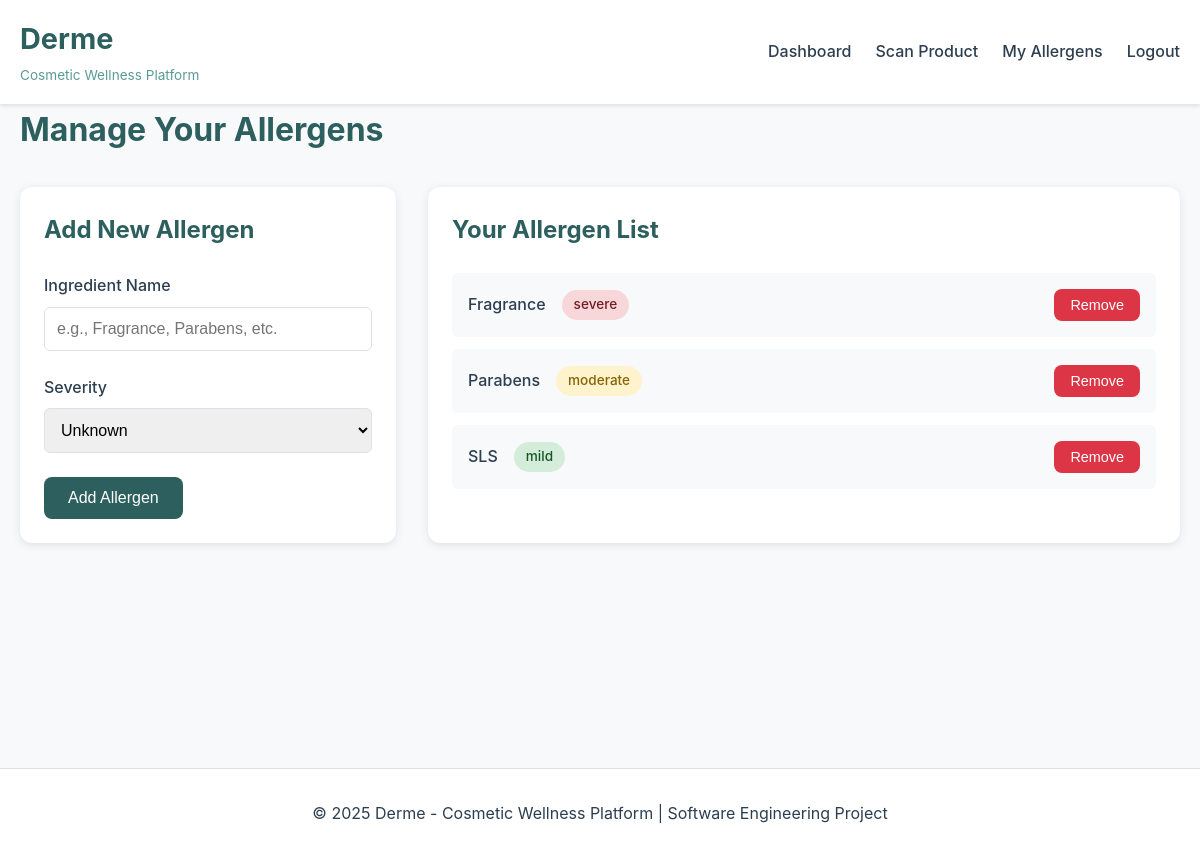
/allergens (signed in), run on the app's committed database.
### app.py (models this page shows)
class UserAllergen(db.Model):
    id = db.Column(db.Integer, primary_key=True)
    user_id = db.Column(db.Integer, db.ForeignKey('user.id'), nullable=False)
    ingredient_name = db.Column(db.String(200), nullable=False)
    severity = db.Column(db.String(50), default='unknown')  # mild, moderate, severe, unknown

### app.py (the view, shortened to what this page needs)
@app.route('/allergens', methods=['GET', 'POST'])
@login_required
def manage_allergens():
    allergens = UserAllergen.query.filter_by(user_id=current_user.id).all()
    return render_template('allergens.html', allergens=allergens)

### app.py (called while the page is built)
@login_manager.user_loader
def load_user(user_id):
    return User.query.get(int(user_id))

### templates/allergens.html (shortened to what this page needs)
{% extends "base.html" %}
{% block content %}
<div class="allergens-page">
    <h1>Manage Your Allergens</h1>
    <div class="allergens-container">
        <div class="add-allergen-card">
            <h2>Add New Allergen</h2>
            <form method="POST" action="{{ url_for('manage_allergens') }}">
                <div class="form-group">
                    <label for="ingredient_name">Ingredient Name</label>
                    <input type="text" id="ingredient_name" name="ingredient_name" required
                           placeholder="e.g., Fragrance, Parabens, etc.">
                </div>
                <div class="form-group">
                    <label for="severity">Severity</label>
                    <select id="severity" name="severity">
                        <option value="unknown">Unknown</option>
                    </select>
                </div>
                <button type="submit" class="btn btn-primary">Add Allergen</button>
            </form>
        </div>
        <div class="allergen-list-card">
            <h2>Your Allergen List</h2>
            {% if allergens %}
                <div class="allergen-table">
                    {% for allergen in allergens %}
                        <div class="allergen-row">
                            <div class="allergen-info">
                                <span class="allergen-name">{{ allergen.ingredient_name }}</span>
                                <span class="severity-badge severity-{{ allergen.severity }}">
                                    {{ allergen.severity }}
                                </span>
                            </div>
                            <form method="POST" action="{{ url_for('delete_allergen', allergen_id=allergen.id) }}"
                                  style="display: inline;"
                                  onsubmit="return confirm('Are you sure you want to remove this allergen?');">
                                <button type="submit" class="btn btn-danger btn-small">Remove</button>
                            </form>
                        </div>
                    {% endfor %}
                </div>
            {% else %}
                <p class="empty-state">
                    You haven't added any allergens yet. Add ingredients you're allergic to so we can warn you when scanning products.
                </p>
            {% endif %}
        </div>
    </div>
</div>
{% endblock %}

### static/css/style.css (style rules this page uses)
* { margin: 0; padding: 0; box-sizing: border-box; }
:root { --primary-color: #2c5f5d; --secondary-color: #5a9b96; --accent-color: #7fb8b5; --danger-color: #dc3545; --warning-color: #ffc107; --success-color: #28a745; --light-bg: #f8f9fa; --dark-text: #2c3e50; --border-color: #dee2e6; }
body { font-family: -apple-system, BlinkMacSystemFont, 'Segoe UI', Roboto, Oxygen, Ubuntu, Cantarell, sans-serif; line-height: 1.6; color: var(--dark-text); background-color: var(--light-bg); }
.btn { display: inline-block; padding: 0.75rem 1.5rem; border: none; border-radius: 8px; font-size: 1rem; font-weight: 500; text-decoration: none; cursor: pointer; transition: all 0.3s; }
.btn-primary { background-color: var(--primary-color); color: white; }
.btn-danger { background-color: var(--danger-color); color: white; }
.btn-small { padding: 0.5rem 1rem; font-size: 0.9rem; }
.form-group { margin-bottom: 1.5rem; }
.form-group label { display: block; margin-bottom: 0.5rem; font-weight: 500; color: var(--dark-text); }
.form-group input, .form-group select { width: 100%; padding: 0.75rem; border: 1px solid var(--border-color); border-radius: 6px; font-size: 1rem; }
.allergen-name { font-weight: 500; }
.severity-badge { padding: 0.25rem 0.75rem; border-radius: 20px; font-size: 0.85rem; font-weight: 500; }
.severity-mild { background-color: #d4edda; color: #155724; }
.severity-moderate { background-color: #fff3cd; color: #856404; }
.severity-severe { background-color: #f8d7da; color: #721c24; }
.allergens-page h1 { color: var(--primary-color); margin-bottom: 2rem; }
.allergens-container { display: grid; grid-template-columns: 1fr 2fr; gap: 2rem; }
.add-allergen-card, .allergen-list-card { background: white; padding: 1.5rem; border-radius: 12px; box-shadow: 0 2px 8px rgba(0,0,0,0.1); }
.add-allergen-card h2, .allergen-list-card h2 { color: var(--primary-color); margin-bottom: 1.5rem; }
.allergen-table { display: flex; flex-direction: column; gap: 0.75rem; }
.allergen-row { padding: 1rem; background: var(--light-bg); border-radius: 6px; display: flex; justify-content: space-between; align-items: center; }
.allergen-info { display: flex; align-items: center; gap: 1rem; }

### data on the page
UserAllergen: ingredient_name "Fragrance", severity "severe"
UserAllergen: ingredient_name "Parabens", severity "moderate"
UserAllergen: ingredient_name "SLS", severity "mild"
